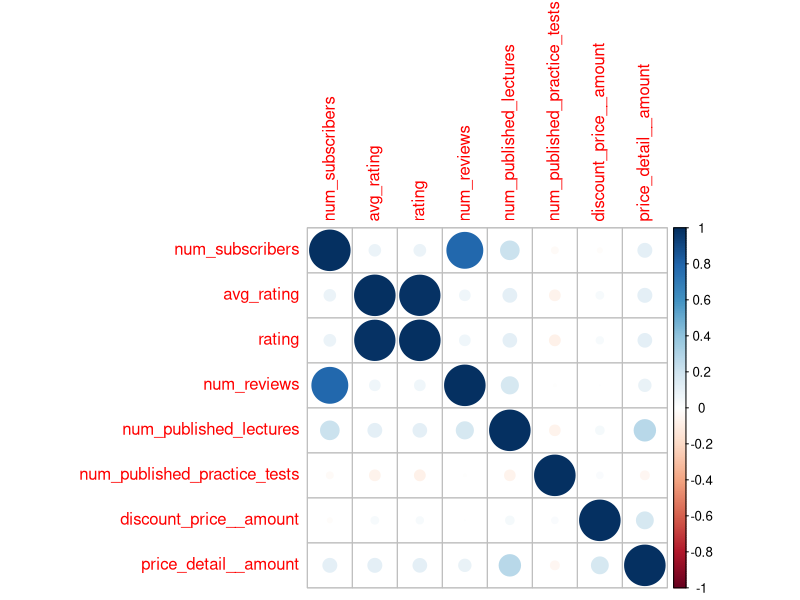

R code for this plot:
#Asad Asad 201810523  
#Kholoud Thabet 201810602
#Rakan Al Badarneh 201810890


read.csv("udemy_output_All_Finance__Accounting_p1_p626.csv")
install.packages("tidyr") # tidyr is to help you create tidy data
library(tidyr)
install.packages("readr") #is to provide a fast and friendly way to read csv
library(readr)

std <- read_delim("udemy_output_All_Finance__Accounting_p1_p626.csv") #: Read a delimited file
std #display dataset content

colnames(std) #Display the column names

str(std) #check the data type of each column

which(is.na(std)) #identify the location of NA

unique(std['discount_price__currency']) #discount_price__currency unique values (NA,INR)

unique(std['price_detail__currency']) #price_detail__currency unique values  (NA,INR)

cols <- std[,c('discount_price__amount','discount_price__price_string', 'price_detail__amount', 'price_detail__price_string')]

head(cols,20) # display cols,we can find that these cols almost matches

droppedcols <- std[,c('discount_price__currency','discount_price__price_string','price_detail__currency', 'price_detail__price_string')]

#we will drop those useless columns : 
#'discount_price__currency','discount_price__price_string' 'price_detail__currency', 'price_detail__price_string'



std[,c('discount_price__currency','discount_price__price_string','price_detail__currency', 'price_detail__price_string')]<- list(NULL)
#dropped the columns

colnames(std) #Display the column names now 16 cols we have

head(std,20)
std[,c('url','avg_rating','avg_rating_recent', 'rating')]

# we can find that avg_rating_recent = rating , so we will drop one of them
# also the url column is useless for our data mining

std[,c('url','avg_rating_recent')]<- list(NULL)
#dropped the columns

head(std,3) #display 3 values to check our latest version of dataset

which(is.na(std)) #identify the location of NA

sum(is.na(std))  #sum the number of NA Values in our Dataset

#discount_price__amount Cleaning

which(is.na(std$'discount_price__amount')) #identify the location of NA 1403 entries

which(std$'discount_price__amount' == 0) #identify the location of entries with 0 value we got 0 entries



std$discount_price__amount[is.na(std[['discount_price__amount']])] <- 0 # we filled all Na discount with a Value of 0

which(is.na(std$'discount_price__amount')) #identify the location of NA ,now it's 0 entries

#price_detail__amount Cleaning

which(is.na(std$'price_detail__amount')) #identify the location of NA 497 entries


std$'price_detail__amount'[is.na(std[['price_detail__amount']])] <- 0 # we filled all Na price with a Value of 0


# we need to remove the columns which matches the following condition : it's paid and also at 0 price

freebutwithprice <- which(std$'is_paid'==TRUE & std$'price_detail__amount'== 0) # we found the specific entry number

std = std[-c(13608),] # we dropped it by index (1 entry)

# check that every not paid course doesn't have a price (price =0)
checkfreecourses <- which(std$'is_paid'==FALSE & std$'price_detail__amount'!= 0) 


#identify the location of NA:
which(is.na(std))

#also remove is_wishlisted column (no course is wishlisted)
which(std$'is_wishlisted'==TRUE)   # we got 0 entries so it's useless for our mining

std[,c('is_wishlisted')]<- list(NULL)

#now there is NO NULL Values (We are Done Dealing with Missing Values)
#...........
# Dealing with Date & Time
install.packages("lubridate")
library(lubridate)
OlsonNames() #time zones list
Sys.setenv(TZ='Etc/GMT-3') #set as our time zone
timenow <- now()
std$created <- ymd_hms(std$created)      # to make sure all on same format
std$published_time <- ymd_hms(std$published_time)   # to make sure all on same format

stdcor <-std

#...................... Done Dealing with Date & Time ......................#
install.packages("e1071")
install.packages("caret")
library("e1071")
library("caret")
library('dplyr')
stdt <- std
stdt[,c('id','title','created','published_time')]<- list(NULL)

#avg_rating is copy of rating after categorizing

#rating into 4 categories
stdt$rating[stdt$rating<=2] <- 0
stdt$rating[stdt$rating<=3 & stdt$rating>2] <- 1
stdt$rating[stdt$rating>3 & stdt$rating<4] <- 2
stdt$rating[stdt$rating>=4] <- 3

stdt$rating[stdt$rating==0] <- 'Unacceptable'
stdt$rating[stdt$rating==1] <- 'Weak'
stdt$rating[stdt$rating==2] <- 'Good'
stdt$rating[stdt$rating==3] <- 'Excellent'

#

#avg_rating into 4 categories
stdt$avg_rating[stdt$avg_rating<=2] <- 0
stdt$avg_rating[stdt$avg_rating<=3 & stdt$avg_rating>2] <- 1
stdt$avg_rating[stdt$avg_rating>3 & stdt$avg_rating<4] <- 2
stdt$avg_rating[stdt$avg_rating>=4] <- 3

stdt$avg_rating[stdt$avg_rating==0] <- 'Unacceptable'
stdt$avg_rating[stdt$avg_rating==1] <- 'Weak'
stdt$avg_rating[stdt$avg_rating==2] <- 'Good'
stdt$avg_rating[stdt$avg_rating==3] <- 'Excellent'

#


#num_published_lectures into 3 categories
quantile(std$num_published_lectures)

stdt$num_published_lectures[stdt$num_published_lectures<=12] <- 0
stdt$num_published_lectures[stdt$num_published_lectures<37 & stdt$num_published_lectures>12] <- 1
stdt$num_published_lectures[stdt$num_published_lectures>=37] <- 2

stdt$num_published_lectures[stdt$num_published_lectures==0] <- 'low'
stdt$num_published_lectures[stdt$num_published_lectures==1] <- 'medium'
stdt$num_published_lectures[stdt$num_published_lectures==2] <- 'high'
#

#num_published_practice_tests into 2 categories
quantile(std$num_published_practice_tests)

stdt$num_published_practice_tests[stdt$num_published_practice_tests==0] <- 0
stdt$num_published_practice_tests[stdt$num_published_practice_tests>1] <- 1


stdt$num_published_practice_tests[stdt$num_published_practice_tests==0] <- 'None'
stdt$num_published_practice_tests[stdt$num_published_practice_tests==1] <- 'Has'
#

#discount_price__amount into 3 categories
quantile(std$discount_price__amount)

stdt$discount_price__amount[stdt$discount_price__amount==0] <- 0
stdt$discount_price__amount[stdt$discount_price__amount<=450 & stdt$discount_price__amount>0] <- 1
stdt$discount_price__amount[stdt$discount_price__amount>450] <- 2


stdt$discount_price__amount[stdt$discount_price__amount==0] <- 'None'
stdt$discount_price__amount[stdt$discount_price__amount==1] <- 'Small'
stdt$discount_price__amount[stdt$discount_price__amount==2] <- 'High'
#

#price_detail__amount into 3 categories
quantile(std$price_detail__amount)

stdt$price_detail__amount[stdt$price_detail__amount<=1280] <- 0
stdt$price_detail__amount[stdt$price_detail__amount<=8640 & stdt$price_detail__amount>1280] <- 1
stdt$price_detail__amount[stdt$price_detail__amount>8640] <- 2


stdt$price_detail__amount[stdt$price_detail__amount==0] <- 'Cheap'
stdt$price_detail__amount[stdt$price_detail__amount==1] <- 'Acceptable'
stdt$price_detail__amount[stdt$price_detail__amount==2] <- 'Expensive'
#

#num_reviews into 3 categories
quantile(std$num_reviews)

stdt$num_reviews[stdt$num_reviews<=7] <- 0
stdt$num_reviews[stdt$num_reviews<2000 & stdt$num_reviews>7] <- 1
stdt$num_reviews[stdt$num_reviews>=2000] <- 2

stdt$num_reviews[stdt$num_reviews==0] <- 'low'
stdt$num_reviews[stdt$num_reviews==1] <- 'medium'
stdt$num_reviews[stdt$num_reviews==2] <- 'high'

#

#num_subscribers into 3 categories 
quantile(std$num_subscribers) 

stdt$num_subscribers[stdt$num_subscribers<=62] <- 0
stdt$num_subscribers[stdt$num_subscribers >62 & stdt$num_subscribers<2280] <- 1
stdt$num_subscribers[stdt$num_subscribers>=2280 ] <- 2

stdt$num_subscribers[stdt$num_subscribers==0] <- 'low'
stdt$num_subscribers[stdt$num_subscribers==1] <- 'medium'
stdt$num_subscribers[stdt$num_subscribers==2] <- 'high'
#




stdt

stdt$is_paid <-as.factor(stdt$is_paid)


TrainIndex <- createDataPartition(stdt$is_paid,p=.6,list=FALSE)
TrainData <-stdt[TrainIndex,]
TestData <-stdt[-TrainIndex,]

m <-naiveBayes(is_paid~.,data=TrainData,laplace=1)
predict(m,TrainData)
table(predict(m,TrainData),TrainData$is_paid)
table(predict(m,TestData),TestData$is_paid)



#...................... correlation matrix ......................#
install.packages("Hmisc")
library("Hmisc")
install.packages("corrplot")
library(corrplot)

stdcor        #got the latest version of std after cleaning


#remove all non-numeric values
stdcor[,c('id','title','is_paid','created','published_time')]<- list(NULL)

corr_result <- cor(stdcor)
corr_result
corrplot(corr_result)

#correlation can be between -1 and 1



#..................................................................#

write.csv(stdt,"lasteversion.csv", row.names = FALSE)   # final csv written
